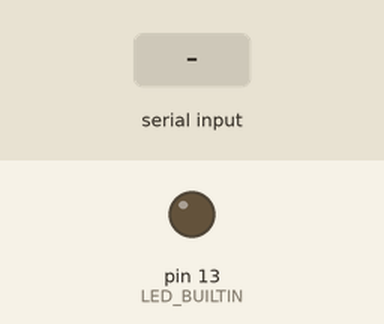
Simulated run of this sketch. Board: Arduino Uno, built with avr-gcc and run on an emulated ATmega328P. Shown: output pins drawn as LEDs (lit = HIGH). Inputs (shaded band) come from the test bench.

Above: at 1.2 s.
1.3 s: "o" received over Serial
At 2.2 s:
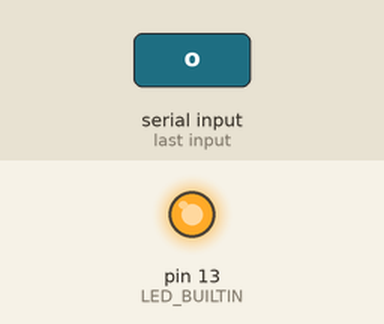
2.8 s: "1" received over Serial
At 3.4 s:
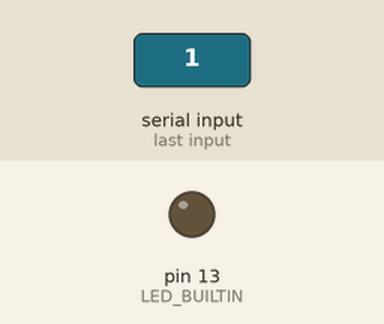
Timing chart, 0 to 5.8 s (numbered marks = the images above; inputs shaded):
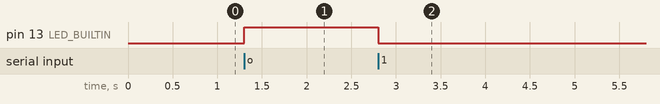

Measured:
- after the input at 1.3 s, pin 13 (LED_BUILTIN): LOW → HIGH at once
- after the input at 2.8 s, pin 13 (LED_BUILTIN): HIGH → LOW at once

The sketch:

react_to_whistling.ino
```cpp
void setup() {
  // put your setup code here, to run once:
  Serial.begin(9600);

  // init LED pin
  pinMode(LED_BUILTIN, OUTPUT);
}

void loop() {
  // Here you can now write different strategies how to handle and react to serial commands
   if (Serial.available() > 0) {
    char newChar = Serial.read();

    // e.g. if the character that was send is "o", turn LED on
    if(newChar == 'o') {
      digitalWrite(LED_BUILTIN, HIGH);
    }

    // if there's something else sent, turn it off
    else{
      digitalWrite(LED_BUILTIN, LOW);
    }
    delay(10);
   }
}
```
